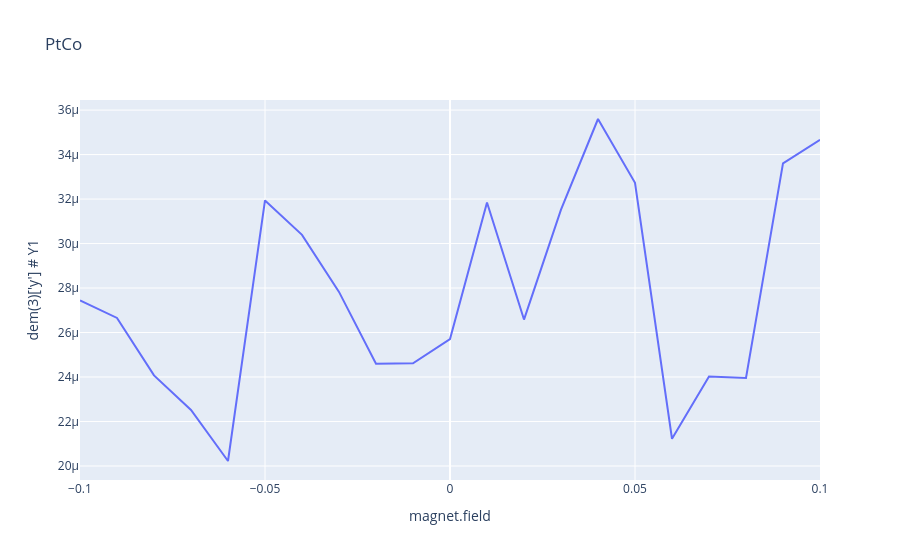

The cell this chart's notebook holds for it:
### Code cell
# px.line(test, x='magnet.field', y=" dem(3)['x'] # X1", title='PtCo')
px.line(test, x='magnet.field', y=" dem(3)['y'] # Y1", title='PtCo')

### Figure 1 — Plotly figure (JSON) as saved in the notebook; plotly's stock layout.template omitted (floating-point values rounded to 4 significant figures)
{"data": [{"hovertemplate": "magnet.field=%{x}<br> dem(3)['y'] # Y1=%{y}<extra></extra>", "legendgroup": "", "line": {"color": "#636efa", "dash": "solid"}, "marker": {"symbol": "circle"}, "mode": "lines", "name": "", "orientation": "v", "showlegend": false, "type": "scatter", "x": [-0.1, -0.09, -0.08, -0.07, -0.06, -0.05, -0.04, -0.03, -0.02, -0.01, 0, 0.01, 0.02, 0.03, 0.04, 0.05, 0.06, 0.07, 0.08, 0.09, 0.1], "xaxis": "x", "y": [2.744e-05, 2.665e-05, 2.407e-05, 2.252e-05, 2.022e-05, 3.194e-05, 3.039e-05, 2.783e-05, 2.46e-05, 2.462e-05, 2.571e-05, 3.185e-05, 2.658e-05, 3.152e-05, 3.56e-05, 3.273e-05, 2.122e-05, 2.402e-05, 2.396e-05, 3.36e-05, 3.466e-05], "yaxis": "y"}], "layout": {"legend": {"tracegroupgap": 0}, "title": {"text": "PtCo"}, "xaxis": {"anchor": "y", "domain": [0, 1], "title": {"text": "magnet.field"}}, "yaxis": {"anchor": "x", "domain": [0, 1], "title": {"text": " dem(3)['y'] # Y1"}}}}
